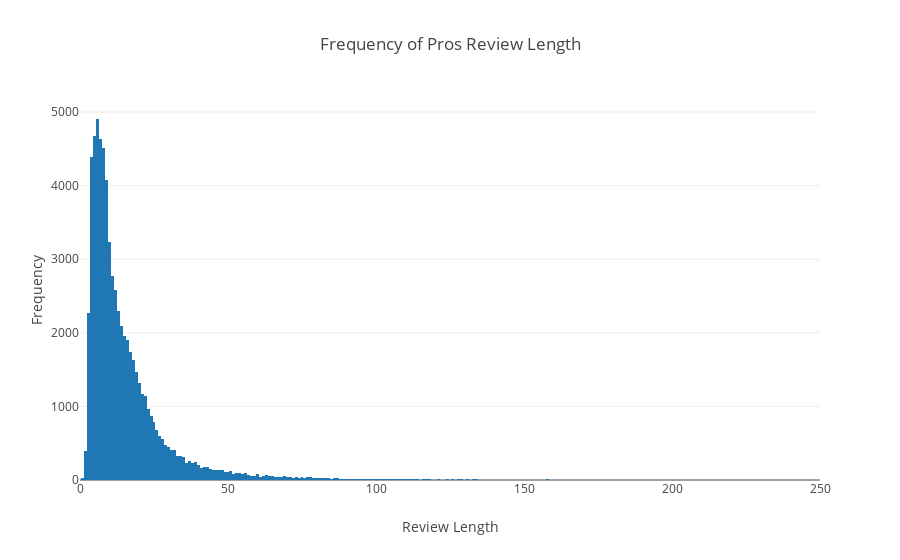

Notebook source saved alongside this figure:
### Code cell
plt2 = go.Histogram(x = tmp['pros_length'])
lyt2 = go.Layout(title="Frequency of Pros Review Length", xaxis=dict(title='Review Length', range=[0,250]), yaxis=dict(title='Frequency'))
fig2 = go.Figure(data=[plt2], layout=lyt2)
iplot(fig2)
plotly.offline.plot(fig2, filename='pros-length-chart.html')

### Figure 1 — Plotly figure (JSON) as saved in the notebook; plotly's stock layout.template omitted (floating-point values rounded to 4 significant figures; data arrays with more than 128 entries replaced by an {"elided": "..."} marker saying what was removed)
{"data": [{"type": "histogram", "uid": "1df77e7a-210d-47fc-8f08-9d252c5c78d3", "x": {"elided": "67529 int values"}}], "layout": {"title": {"text": "Frequency of Pros Review Length"}, "xaxis": {"range": [0, 250], "title": {"text": "Review Length"}}, "yaxis": {"title": {"text": "Frequency"}}}}
